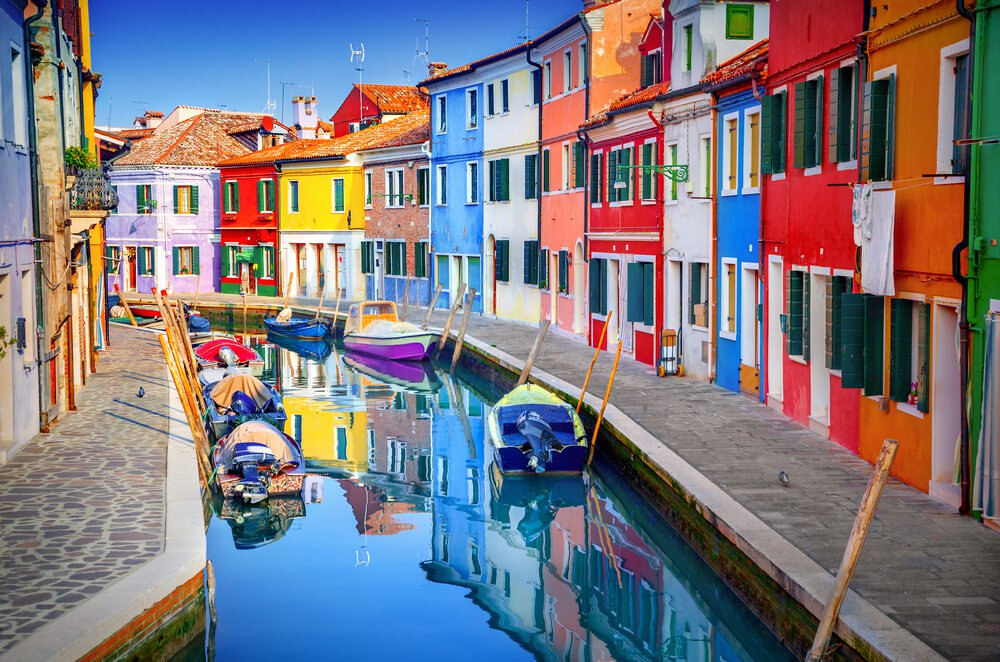
#> input picture colorpic.jpg, 1000 x 662 px
$ python dominant_color_detection.py --image colorpic.jpg
#> lines starting #> are read from the running program, lines starting #| are printed output that depends on the picture; long printed decimals are rounded
import cv2  # computer vision library for image processing
import numpy as np
import pandas as pd
import argparse  # parser for command line options

#Creating argument parser to take image path from command line
ap = argparse.ArgumentParser()
ap.add_argument('-i', '--image', required=True, help="Image Path")
args = vars(ap.parse_args())
img_path = args['image']

#Reading the image with opencv
img = cv2.imread(img_path)
#> img is the input picture: shape (662, 1000, 3); mean B, G, R 127.2, 120.1, 124.8
height, width, _ = np.shape(img)
#> height = 662; width = 1000

# calculate the average color of each row of our image
avg_color_per_row = np.average(img, axis=0)
#> avg_color_per_row = 1000 rows, first 8: [130.2, 125.7, 125.9], [129.5, 124.5, 124.3], [131.8, 125.1, 124.8], [131.5, 124.4, 123.5], [133.1, 126, 125], [135.1, 127.7, 126.4], [137.1, 128.5, 127.6], [138.7, 129.4, 128.4]

# calculate the averages of our rows
avg_colors = np.average(avg_color_per_row, axis=0)
#> avg_colors = [127.2, 120.1, 124.8]

# avg_color is a tuple in BGR order of the average colors
# but as float values
print(f'avg_colors: {avg_colors}')
#| avg_colors: [127.243  120.136 124.847]

# so, convert that array to integers
int_averages = np.array(avg_colors, dtype=np.uint8)
#> int_averages = [127, 120, 124]
print(f'int_averages: {int_averages}')
#| int_averages: [127 120 124]

# create a new image of the same height/width as the original
average_image = np.zeros((height, width, 3), np.uint8)
# and fill its pixels with our average color
average_image[:] = int_averages
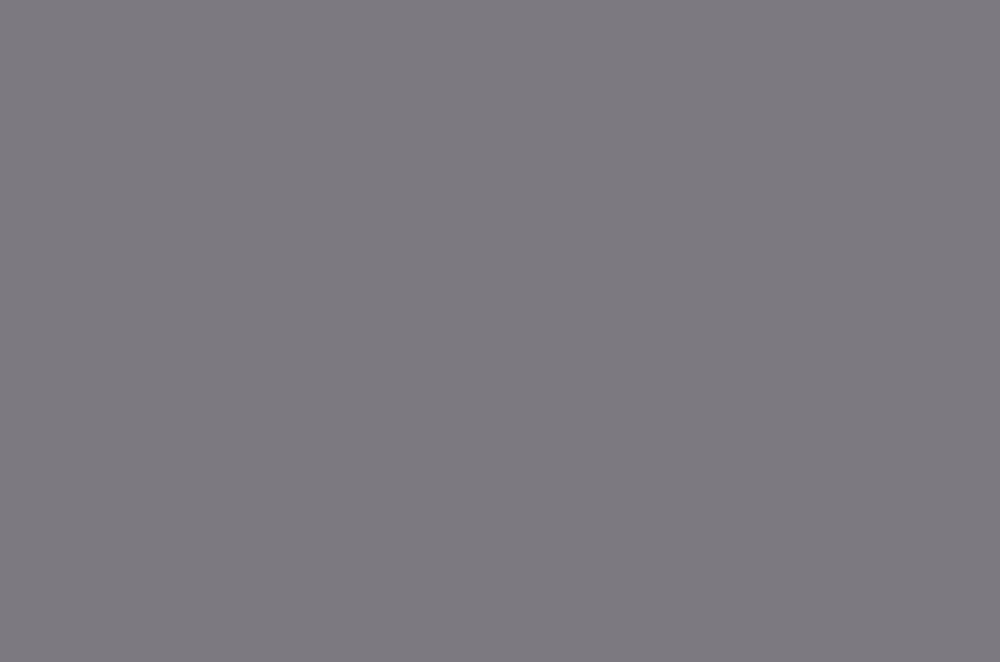
#> average_image: shape (662, 1000, 3); mean of channels 0, 1, 2 127, 120, 124; drawn as B, G, R

# finally, show it side-by-side with the original
cv2.imshow("Dominant Color", np.hstack([img, average_image]))
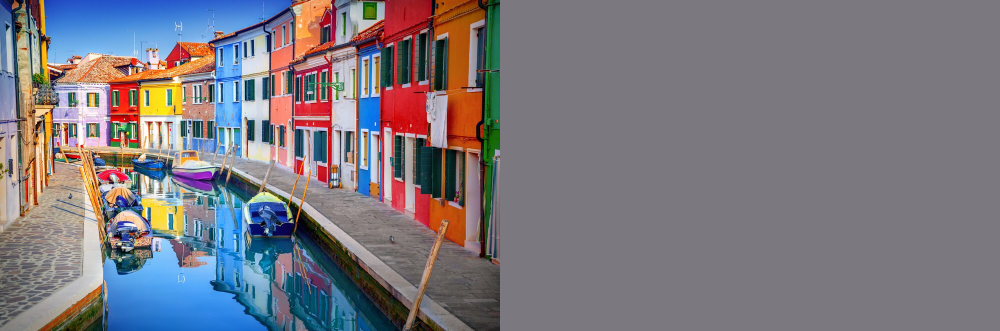
#> window 'Dominant Color': shape (662, 2000, 3) (shown at 1/2 size); mean B, G, R 127.1, 120.1, 124.4
cv2.waitKey(0)
